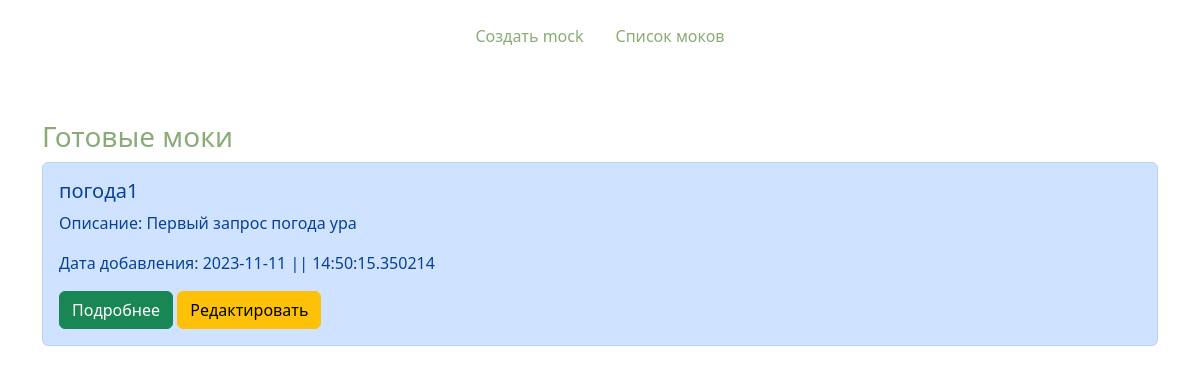
/get_mock, run on an earlier commit of the app's database.
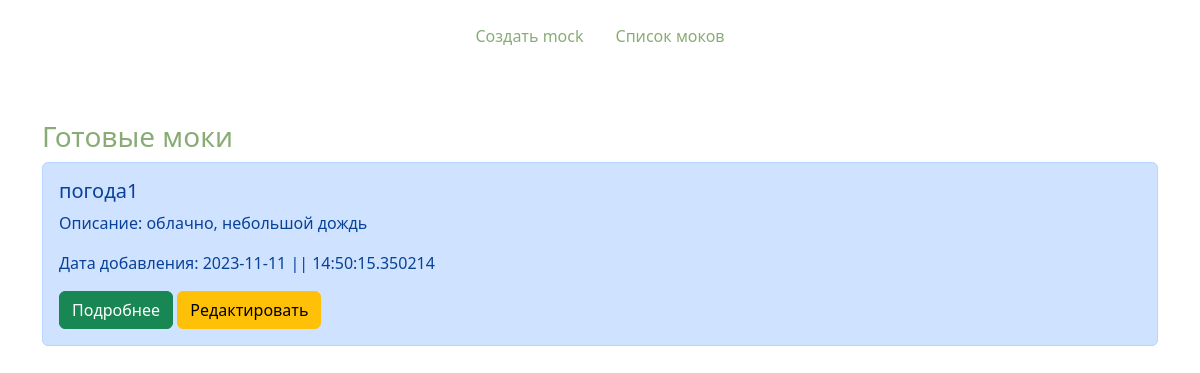
And on a later commit of the database.
### app.py (models this page shows, shortened)
class Mocker(db.Model):
    id = db.Column(
        db.Integer, primary_key=True
    )  # заполняется автоматически т к primary_key
    q = db.Column(db.String(128), index=True, unique=True)
    response = db.Column(db.Text)
    description = db.Column(db.String(140))
    last_modified = db.Column(
        db.DateTime, default=datetime.utcnow()
    )  # заполняется автоматически т к default

### app.py (the view)
@app.route("/get_mock")
def get_mock():
    get_mocks = Mocker.query.order_by(
        Mocker.last_modified.desc()
    ).all()  # из объекта Mocker получаем записи и сортируем их order_by
    return render_template(
        "get_mock_voice.html", get_mocks=get_mocks
    )  # передаем в шаблон список

### templates/get_mock_voice.html (shortened to what this page needs)
{% extends 'base_voice.html' %}
{% block body %}
<div class="container mt-5">
    <h3>Готовые моки</h3>
    {% if get_mocks|length > 0 %}
        {% for i in get_mocks %}
        <div class="alert alert-primary" role="alert">
            <h5>{{ i.q }}</h5>
            <p>Описание: {{ i.description }}</p>
            <p>Дата добавления: {{ i.last_modified.date()}} || {{ i.last_modified.time() }}</p>
            <a href="/{{ i.id }}" type="button" class="btn btn-success">Подробнее</a>
            <a href="/{{ i.id }}/update" type="button" class="btn btn-warning">Редактировать</a>
        </div>
        {% endfor %}
    {% else %}
        <p>Пока ничего не добавлено</p>
    {% endif %}
</div>
{% endblock %}

### templates/base_voice.html (shortened to what this page needs)
<!doctype html>
<html lang="ru">
<head>
    <link rel="stylesheet" href="{{ url_for('static', filename='styles.css') }}">
    <link rel="stylesheet" href="https://cdn.jsdelivr.net/npm/bootstrap@5.2.3/dist/css/bootstrap.min.css">
</head>
<body>
<div class="container">
    <header class="d-flex justify-content-center py-3">
      <ul class="nav nav-pills">
        <li class="nav-item"><a href="/create_mock" class="nav-link" style="color: #89AC76">Создать mock</a></li>
        <li class="nav-item"><a href="/get_mock" class="nav-link" style="color: #89AC76">Список моков</a></li>
      </ul>
    </header>
</div>
    {% block body %}{% endblock %}
</body>
</html>

### templates/get_mock_voice.html (style rules this page uses)
h3 { color: #89AC76; }

What changed in the data, as far as the page shows it:
changed Mocker "погода1": description "Первый запрос погода ура" → "облачно, небольшой дождь"
